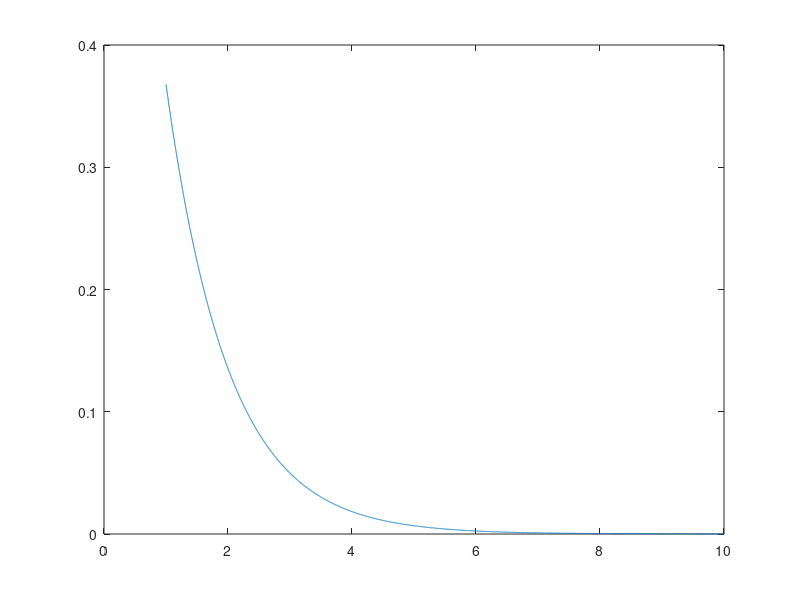
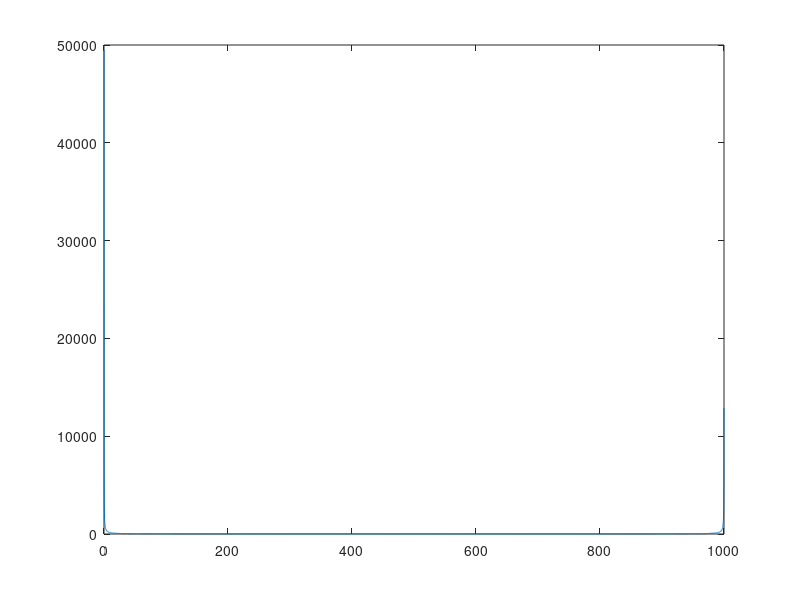

Recreate these plots in MATLAB, in order.
xx = 0.001;
x = 1:xx:10-xx;
t = exp(-x);
fig1 = figure();
plot(axes(fig1), x, t);
y = fft(x);
fy = (0:length(y)-1)*1/xx*1/length(y);
fig2 = figure();
plot(axes(fig2), fy, abs(y));
